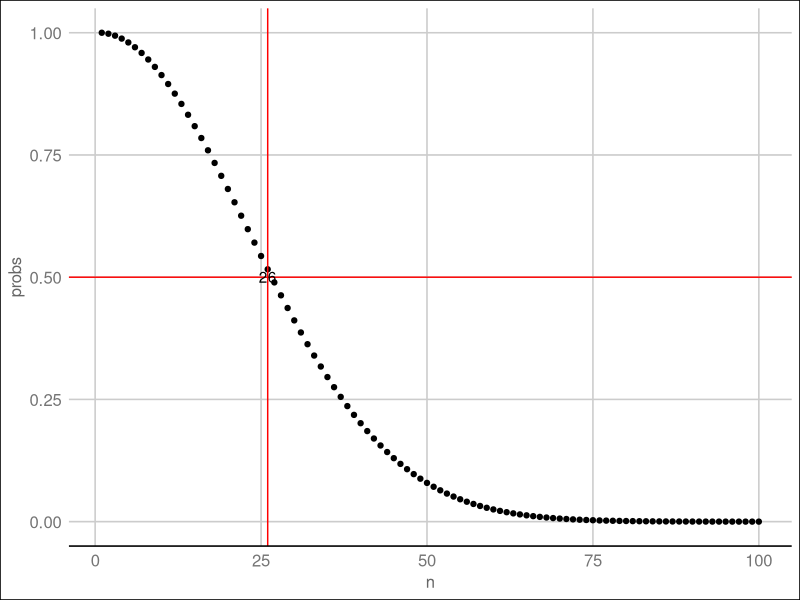

The R source for this figure:
# Create a less-computationally heavy method for calculating permutations.
permute = function(n, r){
  if(r == 1){
    n <- n
  } else {
      for(i in (n-r+1):(n-1))
        n <- n*i
  }
  return(n)
}

# Define probability-function, p(n)
prob = function(n, r){
  (permute(n, r)/(n^r))
}

# Define arrays necessary for plot:
n = 1:100
probs = c()

for(i in n){
  probs[i] <- prob(500, i)
}
# Coerce into dataframe
probs_n = data.frame(cbind(n, probs))

# Find integer closest to 0.5
max(which(probs_n$probs >= 0.5))
  # Output: 26


# Load packages for plotting
pkgs <- c("ggplot2", "ggthemes")
lapply(pkgs, require, character.only = TRUE)

# Plot probs_n:
plot <- ggplot(data = probs_n, aes(x = n, y = probs))
plot <- plot + geom_point() + theme_gdocs() + 
  geom_hline(yintercept = 0.5, color = 'red') +
  geom_vline(xintercept = 26, color = 'red') +
  annotate('text', x = 26, y = 0.5, parse = TRUE, label = "26")
  labs(x = "n", y = "p(n)", 
       title = "Ssh. for ingen kollision som fkt. af n") +
  theme(plot.title = element_text(hjust = 0.5))
plot(plot)






